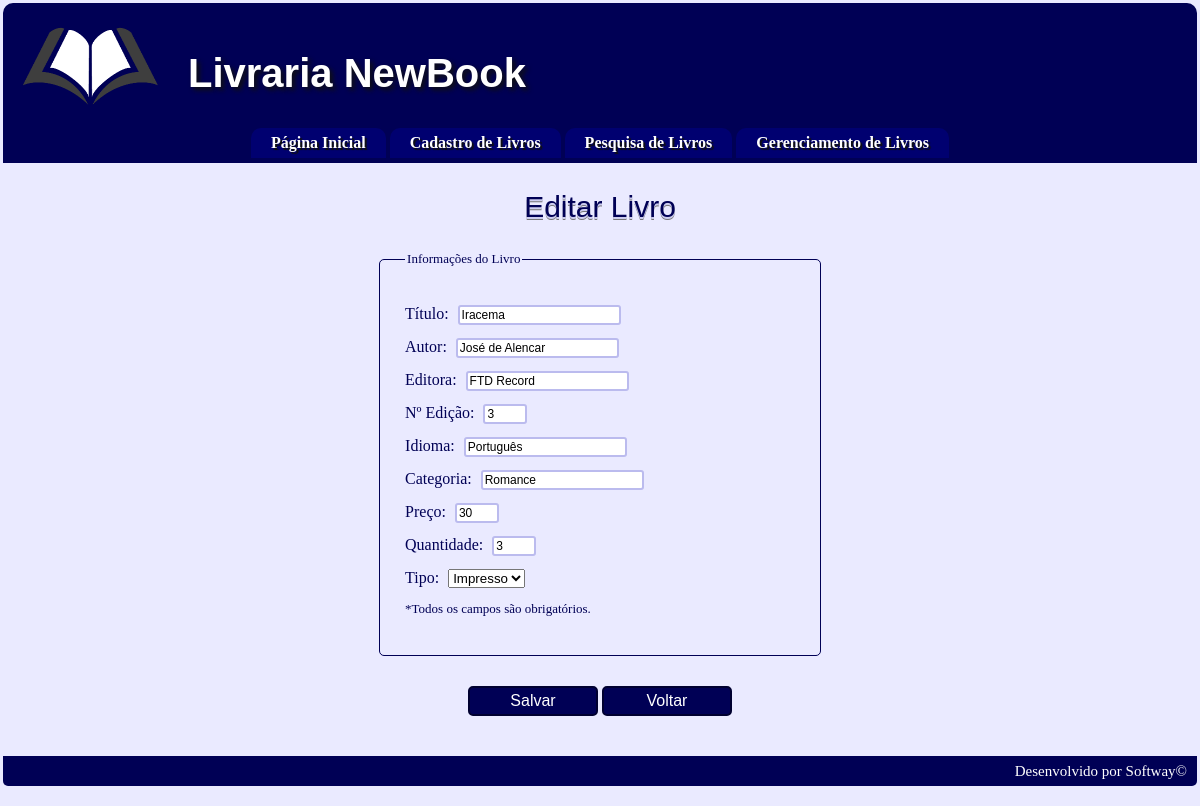
The app's page /gerenciaLivro.php?acao=editar&id=2 with its own data.
### tables this page shows
CREATE TABLE IF NOT EXISTS `livro` (
  `id` int(11) NOT NULL AUTO_INCREMENT,
  `titulo` varchar(200) NOT NULL,
  `autor` varchar(100) NOT NULL,
  `editora` varchar(100) NOT NULL,
  `edicao` int(11) NOT NULL,
  `idioma` varchar(100) NOT NULL,
  `categoria` varchar(100) NOT NULL,
  `preco` float NOT NULL,
  `quantidade` int(11) NOT NULL,
  `tipo` varchar(100) NOT NULL,
  PRIMARY KEY (`id`)
);

### editaLivro.php (the view, shortened to what this page needs)
<?php
	if ((isset($_GET['id'])) && ($_GET['id'] != "")) {
		$sql= "SELECT * FROM `livro` WHERE `id` LIKE '".$_GET['id']."'";
		$reg= mysql_query($sql,$conexao) or die (mysql_error());
		$numRegistros = mysql_num_rows($reg);
		echo "<div id='content'>
				<p>
					<h2> Editar Livro</h2>
				</p>";
		if ($numRegistros!=0){
			$sql= "SELECT * FROM `livro` WHERE `id` LIKE '".$_GET['id']."'";
			$reg= mysql_query($sql,$conexao) or die (mysql_error());
			$resultado  = mysql_fetch_object($reg);
			echo
			"<form action='#' method='post' onsubmit=\"alert('Dados alterados com sucesso!')\">
				<fieldset>
					<legend>Informações do Livro</legend>
					<p>
						<label for=titulo> Título: </label>
						<input type=text name=titulo value='".$resultado->titulo."' id='titulo' maxlength=200 required>
					</p>
					<p>
						<label for=autor> Autor: </label>
						<input type=text name=autor value='".$resultado->autor."' id='autor' maxlength=100 required>
					</p>
					<p>
						<label for=editora> Editora: </label>
						<input type=text name=editora value='".$resultado->editora."' id='editora' maxlength=100 required>
					</p>
					<p>
						<label for=edicao> Nº Edição: </label>
						<input type=text name=edicao value='".$resultado->edicao."' id='edicao' size=3 required pattern='[0-9]+'>
					</p>
					<p>
						<label for=idioma> Idioma: </label>
						<input type=text name=idioma value='".$resultado->idioma."' id='idioma' maxlength=100 required>
					</p>
					<p>
						<label for=categoria> Categoria: </label>
						<input type=text name=categoria value='".$resultado->categoria."' id='categoria' maxlength=100 required>
					</p>
					<p>
						<label for=preco> Preço: </label>
						<input type=text name=preco value='".$resultado->preco."' id='preco' size=3 required pattern='[0-9.]+'>
					</p>
					<p>
						<label for=quantidade> Quantidade: </label>
						<input type=text name=quantidade value='".$resultado->quantidade."' id='quantidade' size=3 required pattern='[0-9]+'>
					</p>
					<p>
						<label for=tipo> Tipo: </label>
						<select name='tipo' id='tipo' required>
							<option value='impresso'>Impresso</option>
							<option value='ebook' ";
					echo">E-book</option>
						</select>
					</p>
					<p>
						<font size=2>*Todos os campos são obrigatórios.</font>
					</p>
				</fieldset>
				<p>
					<input type=submit name=salvar class=submit value='Salvar'>
					<a href='gerenciaLivro.php'><button type=button onclick='gerenciaLivro.php'>Voltar</button></a>
				</p>
			</form>";
		}else{
			echo "<P align=center>Livro a ser editado não encontrado.</P>";
		}
		echo "</div>";
	}
?>

### style.css (style rules this page uses)
body { background-color: #EAEAFF; margin:3px; height:100%; }
#content { margin: 0px 40px 40px 40px; text-align: justify; color:#000055; }
h2 { margin: 1em 0 0.5em 0; color: #000055; font-weight: normal; font-family: 'Orienta', sans-serif; font-size: 30px; line-height: 28px; text-shadow: 0 2px #CCCCEE, 0 3px #777; text-align:center; }

### form.css (style rules this page uses)
input { font: 12px verdana, arial, helvetica, sans-serif; border:2px solid #BBBBEE; border-radius: 3px; }
form { text-align:center; margin:0 auto; }
.submit { background-color: #000055; height: 30px; width: 130px; font-size: 16; border:2px solid #000030; border-radius: 5px; color:white; float:none; cursor:pointer; }
button { background-color: #000055; height: 30px; width: 130px; font-size: 16; border:2px solid #000030; border-radius: 5px; color:white; float:none; cursor:pointer; }
label { text-align: right; width: 180px; padding-right: 5px; font-size:16; }
fieldset { border: solid 1px #000055; border-radius:5px; padding:25px; margin:30px auto; width: 35%; text-align:left; color: #000055; font-size:13; }

### records on screen
livro: titulo "Iracema", autor "José de Alencar", editora "FTD Record", edicao "3", idioma "Português", categoria "Romance", preco "30", quantidade "3"
